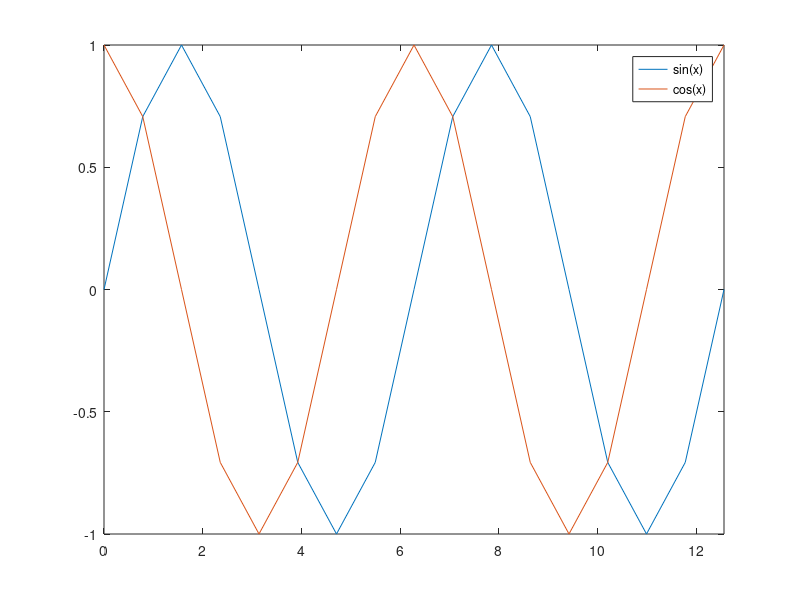

Here is the MATLAB script that generated this plot:
% Plot Sine & Cosine function

% Set the values of X
x=0:pi/4:4*pi;

% Evaluate sin(x) for values of x and store in y
y=sin(x);

% Evaluate cos(x) for values of x and store in z
z=cos(x);

% Plot y & z with respect to x on the same plot
plot(x,y,x,z)

% Size axis to remove whitespace
axis([0,4*pi,-1,1])

% Add legend for sin(x) and cos(x)
legend('sin(x)','cos(x)')
